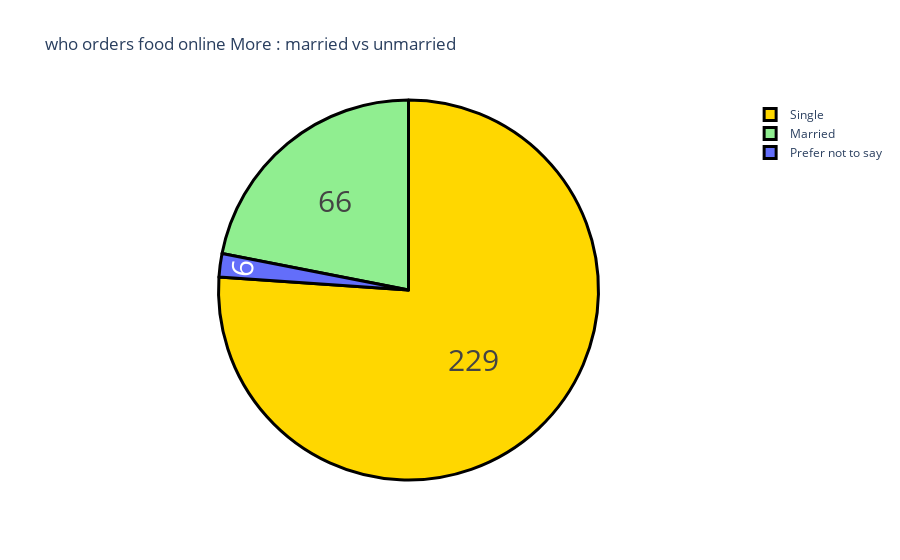

Notebook cell for this chart:
### Markdown cell above
According to the dataset, male customers are ordering more compared the females. Now let’s have a look at the marital status of the customers who ordered again:

### Code cell
gender = buying_again_data['Marital Status'].value_counts()
label = gender.index
counts=gender.values
color=['gold','lightgreen']

fig = go.Figure(data=[go.Pie(labels=label,values=counts)])
fig.update_layout(title_text="who orders food online More : married vs unmarried")
fig.update_traces(hoverinfo='label+percent', textinfo='value', textfont_size=30,
                  marker=dict(colors=color, line=dict(color='black', width=3)))
fig.show()

### Figure 1 — Plotly figure (JSON) as saved in the notebook; plotly's stock layout.template omitted (floating-point values rounded to 4 significant figures)
{"data": [{"hoverinfo": "label+percent", "labels": ["Single", "Married", "Prefer not to say"], "marker": {"colors": ["gold", "lightgreen"], "line": {"color": "black", "width": 3}}, "textfont": {"size": 30}, "textinfo": "value", "type": "pie", "values": [229, 66, 6]}], "layout": {"title": {"text": "who orders food online More : married vs unmarried"}}}
